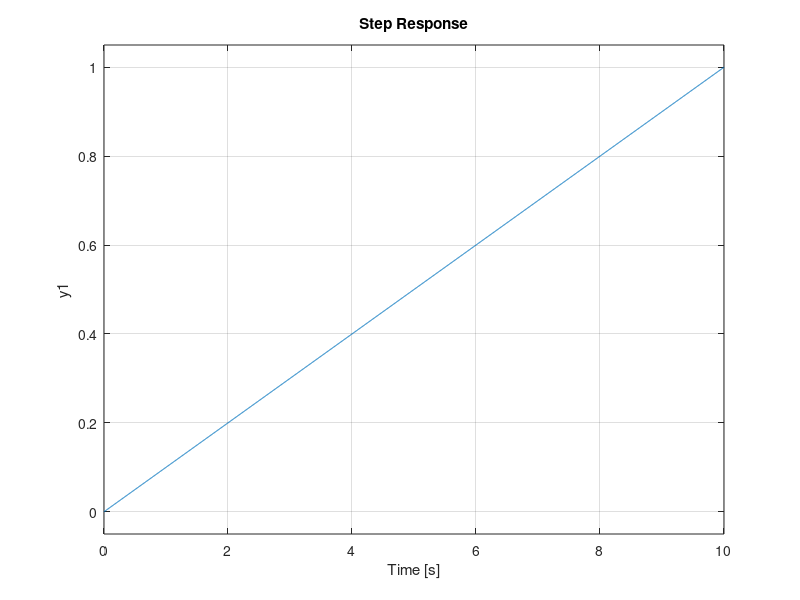
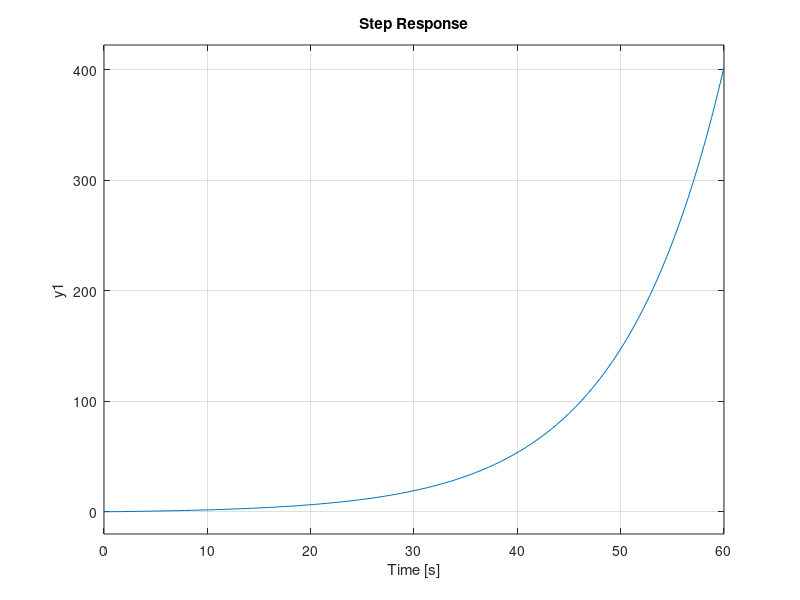
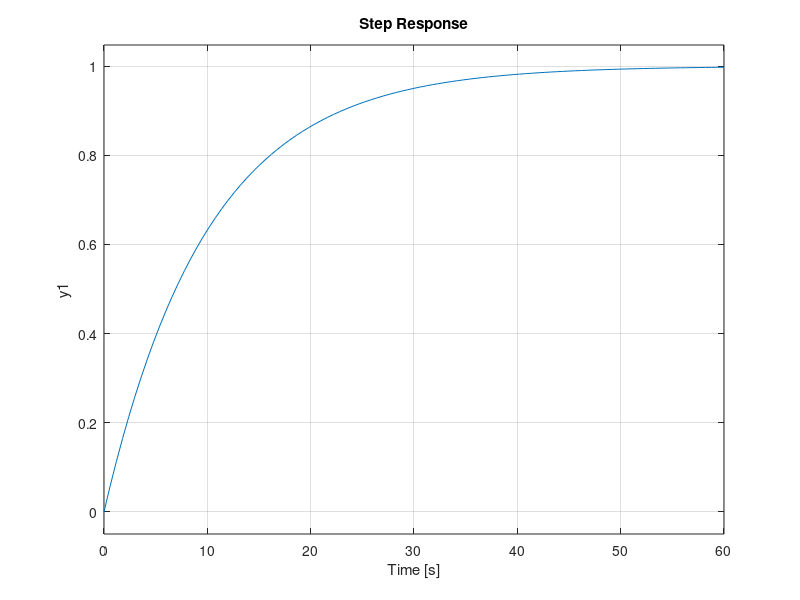
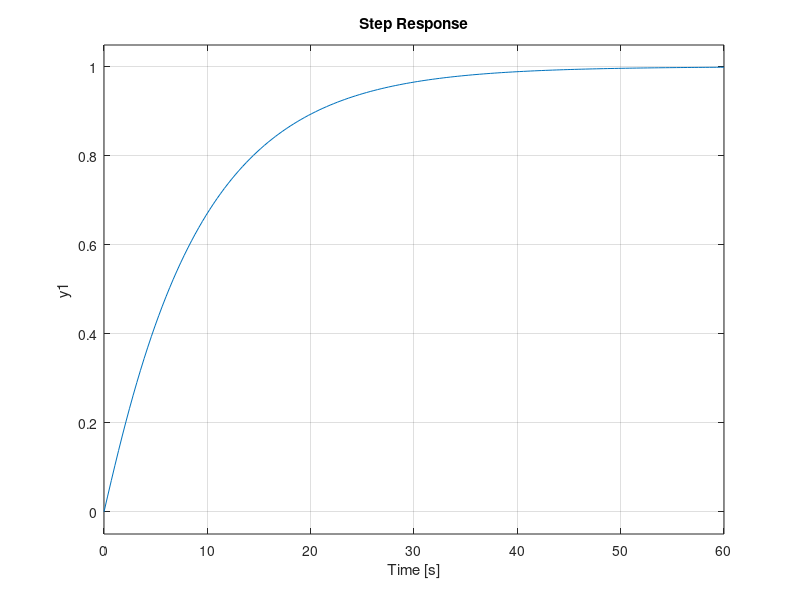

The MATLAB source for these figures, in order:
%%  Step response of Transfer function 1/(10s)
num = 1;
den = [10 0];
g2 = tf(num,den);
figure(1)
step(g2);

%% Step response of g2 with positive(1) feedback
b = feedback(g2,1,1);
figure(2)
step(b);
%% Step response of g2 with negative(1) feedback
b1 = feedback(g2,1);
figure(3)
step(b1);

%% step response of g2 with s+1 pole in -ve feedback path
h1 = tf(1,[1 1]);
b2 = feedback(g2,h1);
figure(4)
step(b2)
%% step response of g with s+1 zero in -ve feedback path
h2 = tf([1 1],1);
b3 = feedback(g2,h2);
figure(5)
step(b3)
